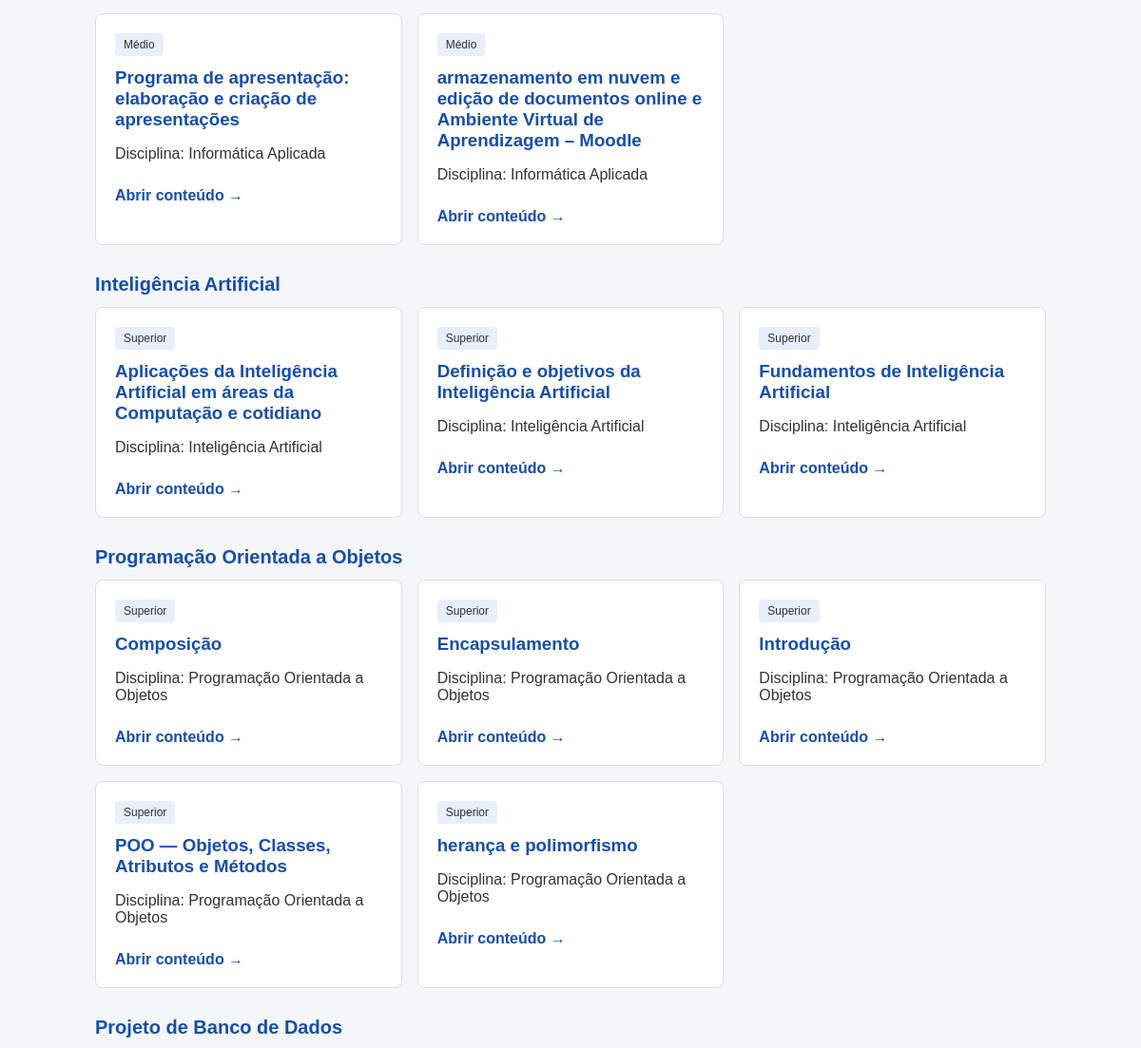
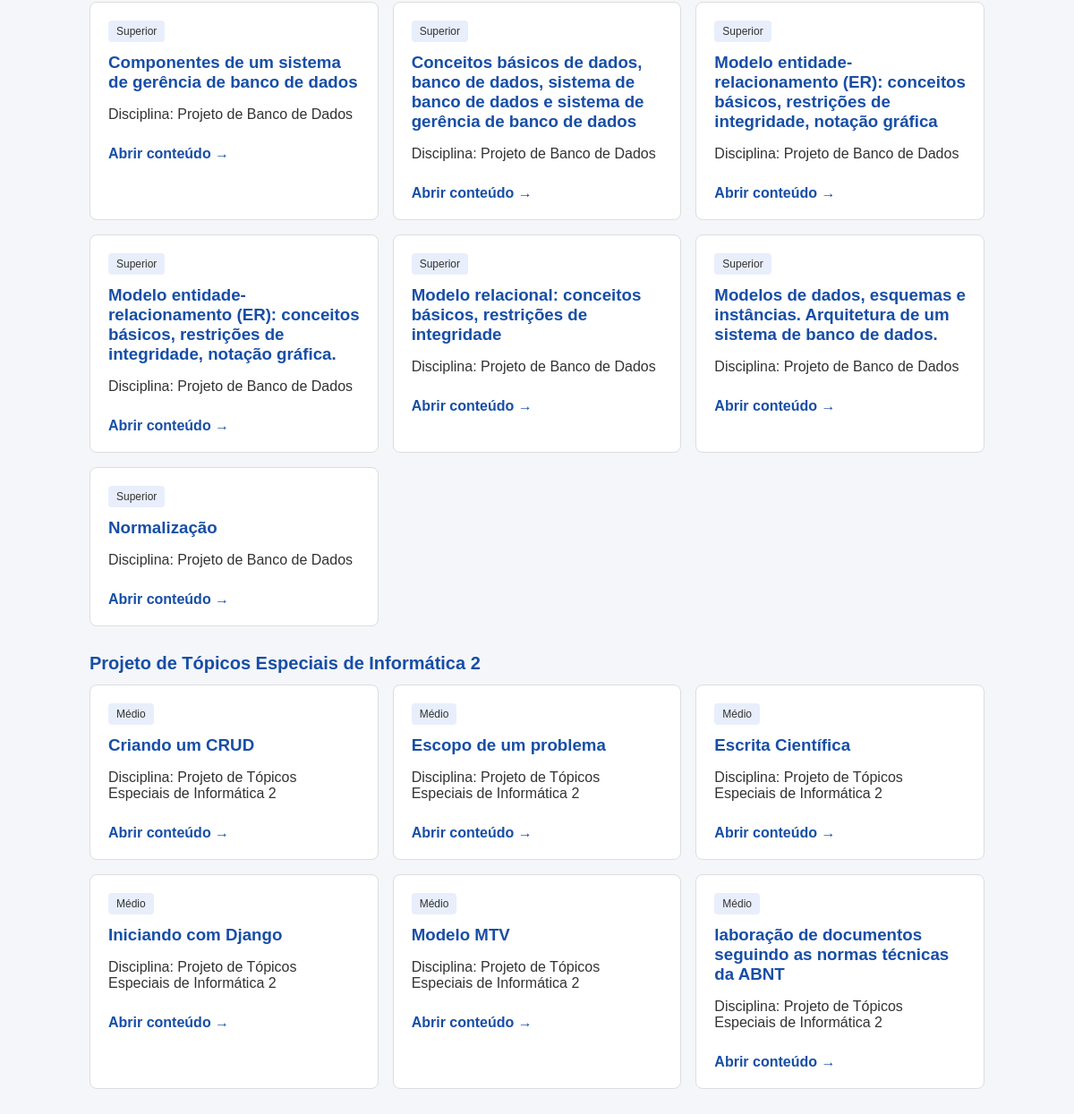
/conteudos/ (lower part), run on an earlier commit of the app's database (2 pictures, top to bottom).
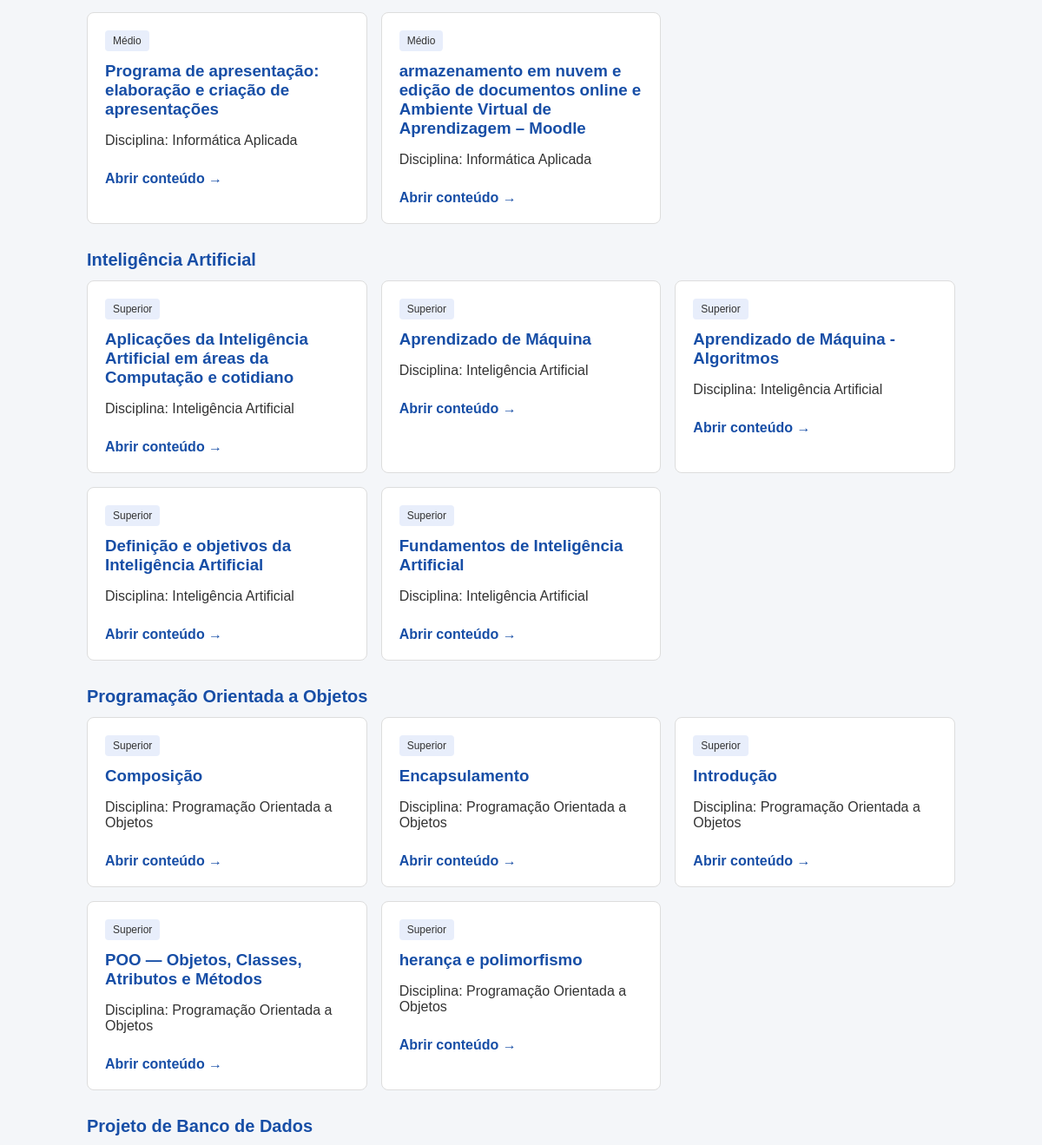
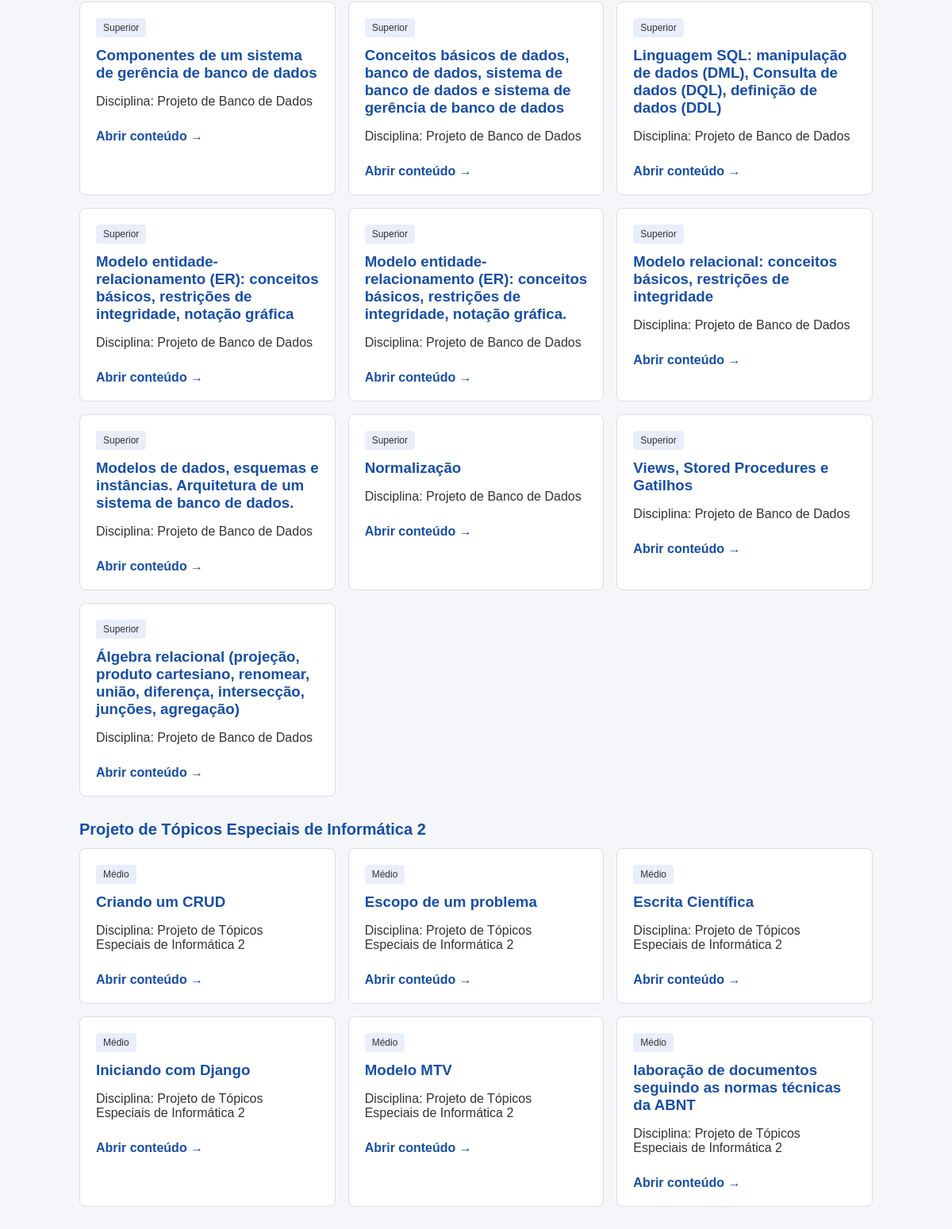
And on a later commit of the database (2 pictures, top to bottom).
### disciplines/models.py (models this page shows, shortened)
class Conteudo(models.Model):
    titulo        = models.CharField(max_length=500, default="Novo Conteúdo")
    descricao = models.TextField(max_length=5000000000000)
    disciplina = models.ForeignKey(Disciplina, on_delete=models.CASCADE)

class Disciplina(models.Model):
    nome = models.CharField(max_length=500)
    nivel = models.ForeignKey(Nivel, on_delete=models.CASCADE)

class Nivel(models.Model):
    nome = models.CharField(max_length=100, choices=TIPO_NIVEL.items())

### disciplines/views.py (the view)
# urls.py: path("conteudos/",views.listar_conteudos,name="listar_conteudos"),
def listar_conteudos(request):
    conteudos = Conteudo.objects.select_related(
        "disciplina",
        "disciplina__nivel"
    ).order_by(
        "disciplina__nome",
        "titulo"
    )
    return render(
        request,
        "disciplines/listar_conteudos.html",
        {
            "conteudos": conteudos
        }
    )

### disciplines/templates/disciplines/listar_conteudos.html (shortened to what this page needs)
<!DOCTYPE html>
<html lang="pt-BR">
<head>
</head>
<body>
    <main class="container">
        {% regroup conteudos by disciplina as grupos %}
        {% for grupo in grupos %}
            <h2 class="disciplina">
                {{ grupo.grouper.nome }}
            </h2>
            <div class="lista-conteudos">
                {% for conteudo in grupo.list %}
                    <a
                        class="card"
                        href="{% url 'disciplines:visualizar_conteudo' conteudo.id %}"
                    >
                        <span class="nivel">
                            {{ conteudo.disciplina.nivel.get_nome_display }}
                        </span>
                        <h3>
                            {{ conteudo.titulo }}
                        </h3>
                        <p>
                            Disciplina:
                            {{ conteudo.disciplina.nome }}
                        </p>
                        <span class="abrir">
                            Abrir conteúdo →
                        </span>
                    </a>
                {% endfor %}
            </div>
        {% empty %}
            <div class="vazio">
                <p>Nenhum conteúdo foi cadastrado.</p>
            </div>
        {% endfor %}
    </main>
</body>
</html>

### disciplines/templates/disciplines/listar_conteudos.html (style rules this page uses)
* { box-sizing: border-box; }
body { margin: 0; padding: 30px; font-family: Arial, Helvetica, sans-serif; background: #f4f6f9; color: #333; }
.container { max-width: 1000px; margin: 0 auto; }
.disciplina { margin-top: 30px; margin-bottom: 12px; font-size: 20px; color: #174ea6; }
.lista-conteudos { display: grid; grid-template-columns: repeat(auto-fit, minmax(260px, 1fr)); gap: 16px; }
.card { display: block; padding: 20px; background: white; border: 1px solid #ddd; border-radius: 8px; text-decoration: none; color: inherit; transition: box-shadow 0.2s; }
.card h3 { margin-top: 0; margin-bottom: 12px; color: #174ea6; }
.nivel { display: inline-block; margin-bottom: 12px; padding: 5px 9px; background: #e8eefb; border-radius: 4px; font-size: 12px; }
.abrir { display: inline-block; margin-top: 10px; color: #174ea6; font-weight: bold; }

What changed in the data, as far as the page shows it:
added Conteudo: disciplina.nivel.nome "Superior", titulo "Aprendizado de Máquina", disciplina.nome "Inteligência Artificial", shown under Disciplina "Inteligência Artificial"
added Conteudo: disciplina.nivel.nome "Superior", titulo "Aprendizado de Máquina - Algoritmos", disciplina.nome "Inteligência Artificial", shown under Disciplina "Inteligência Artificial"
added Conteudo: disciplina.nivel.nome "Superior", titulo "Linguagem SQL: manipulação de dados (DML), Consulta de dados (DQL), definição de dados (DDL)", disciplina.nome "Projeto de Banco de Dados", shown under Disciplina "Projeto de Banco de Dados"
added Conteudo: disciplina.nivel.nome "Superior", titulo "Views, Stored Procedures e Gatilhos", disciplina.nome "Projeto de Banco de Dados", shown under Disciplina "Projeto de Banco de Dados"
added Conteudo: disciplina.nivel.nome "Superior", titulo "Álgebra relacional (projeção, produto cartesiano, renomear, união, diferença, intersecção, junções, agregação)", disciplina.nome "Projeto de Banco de Dados", shown under Disciplina "Projeto de Banco de Dados"
